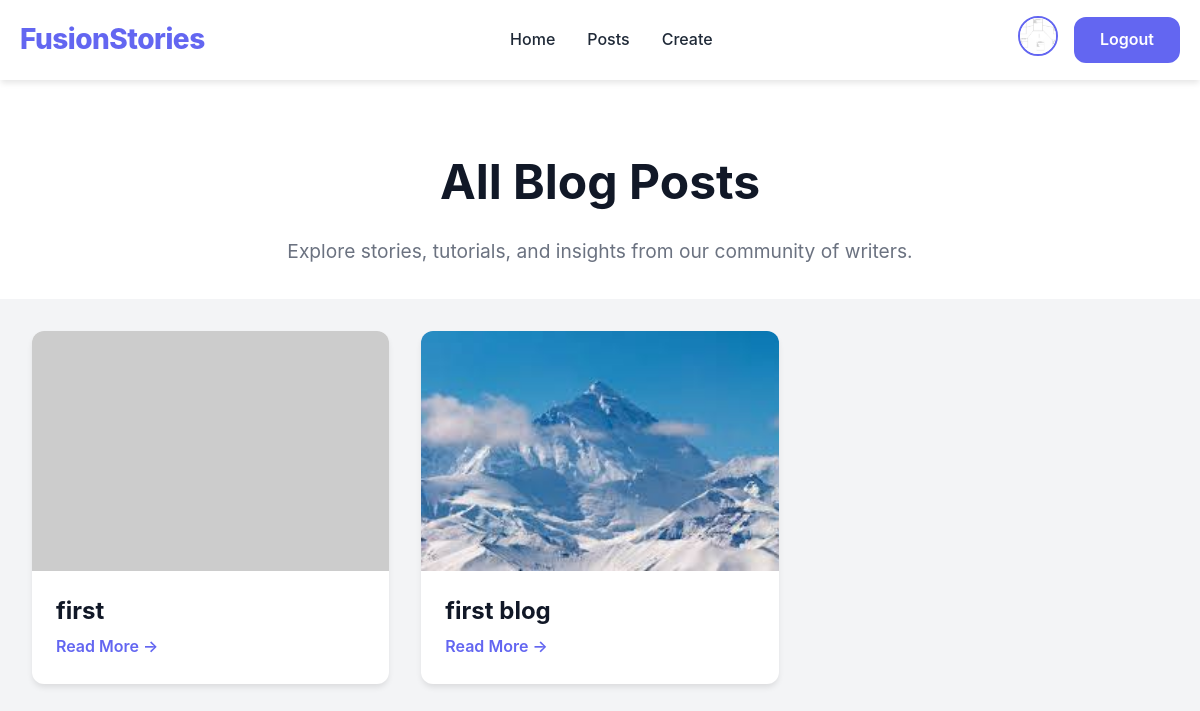
The page /posts/ (signed in) on the database its author committed.
### blog/models.py (models this page shows, shortened)
class Post(models.Model):
    title = models.CharField(max_length=200)
    user = models.ForeignKey(User, on_delete=models.CASCADE, related_name='posts')
    content = models.TextField()
    date = models.DateTimeField(default=timezone.now)
    image = models.ImageField(upload_to='posts/', blank=True, null=True)  # Post image

### blog/views.py (the view)
# urls.py: path('posts/', views.posts, name="posts"),
def posts(request):
    username = request.session.get('username')
    profile_img = None
    if username:
        try:
            user = User.objects.get(name=username)
            profile_img = user.img.url if user.img else '/static/default_profile.png'
        except User.DoesNotExist:
            username = None
            profile_img = None
    posts = Post.objects.order_by('-date')
    return render(request, "posts.html", {
        "username": username,
        "profile_img": profile_img,
        "posts": posts
    })

### blog/templates/posts.html (shortened to what this page needs)
{% load static %}
<!DOCTYPE html>
<html lang="en">
<head>
    <link rel="stylesheet" href="{% static 'css/style.css' %}">
</head>
<body class="page">
    <header class="navbar">
        <div class="container">
            <a href="{% url 'home' %}" class="logo">FusionStories</a>
            <nav class="nav-links">
                <a href="{% url 'home' %}">Home</a>
                <a href="{% url 'posts' %}">Posts</a>
                {% if username %}<a href="{% url 'create' %}">Create</a>{% endif %}
            </nav>
            <div class="auth-buttons">
                {% if username %}
                <a href="{% url 'profile' %}"><img src="{{ profile_img }}" class="profile-pic"></a>
                <a href="{% url 'logout' %}" class="logout-btn">Logout</a>
                {% else %}
                <a href="{% url 'login' %}" class="login-btn">Login</a>
                <a href="{% url 'register' %}" class="register-btn">Register</a>
                {% endif %}
            </div>
        </div>
    </header>
    <section class="page-header">
        <h1>All Blog Posts</h1>
        <p>Explore stories, tutorials, and insights from our community of writers.</p>
    </section>
    <main class="posts-grid">
        {% for post in posts %}
        <div class="post-card">
            {% if post.image %}
            <img src="{{ post.image.url }}" alt="{{ post.title }}">
            {% else %}
            <img src="https://picsum.photos/600/400?random={{ forloop.counter }}">
            {% endif %}
            <h2>{{ post.title }}</h2>
            <a href="{% url 'read' post.pk %}" class="read-more">Read More →</a>
        </div>
        {% endfor %}
    </main>
</body>
</html>

### blog/static/css/style.css (style rules this page uses)
* { margin: 0; padding: 0; box-sizing: border-box; }
:root { --primary: #6366f1; --primary-dark: #4f46e5; --primary-light: #818cf8; --secondary: #ec4899; --accent: #f59e0b; --dark: #1f2937; --darker: #111827; --gray: #6b7280; --light-gray: #f3f4f6; --border: #e5e7eb; --success: #10b981; --danger: #ef4444; --white: #ffffff; --shadow: 0 4px 6px -1px rgba(0, 0, 0, 0.1); --shadow-lg: 0 10px 15px -3px rgba(0, 0, 0, 0.1); --radius: 12px; --transition: all 0.3s ease; }
body { font-family: 'Inter', -apple-system, BlinkMacSystemFont, 'Segoe UI', 'Roboto', sans-serif; line-height: 1.6; color: var(--dark); background: var(--light-gray); }
.container { max-width: 1200px; margin: 0 auto; padding: 0 20px; }
.navbar { background: var(--white); box-shadow: var(--shadow); position: sticky; top: 0; z-index: 1000; padding: 1rem 0; }
.navbar .container { display: flex; justify-content: space-between; align-items: center; gap: 2rem; }
.logo { font-size: 1.75rem; font-weight: 800; color: var(--primary); text-decoration: none; letter-spacing: -0.5px; }
.nav-links { display: flex; gap: 2rem; align-items: center; }
.nav-links a { color: var(--dark); text-decoration: none; font-weight: 500; transition: var(--transition); position: relative; }
.nav-links a::after { content: ''; position: absolute; bottom: -5px; left: 0; width: 0; height: 2px; background: var(--primary); transition: var(--transition); }
.auth-buttons { display: flex; gap: 1rem; align-items: center; }
.profile-pic { width: 40px; height: 40px; border-radius: 50%; object-fit: cover; border: 2px solid var(--primary); cursor: pointer; transition: var(--transition); }
.login-btn, .register-btn, .logout-btn { padding: 0.5rem 1.5rem; border-radius: var(--radius); text-decoration: none; font-weight: 600; transition: var(--transition); display: inline-block; }
.register-btn, .logout-btn { background: var(--primary); color: var(--white); border: 2px solid var(--primary); }
.posts-grid { display: grid; grid-template-columns: repeat(auto-fill, minmax(320px, 1fr)); gap: 2rem; padding: 2rem; max-width: 1200px; margin: 0 auto; }
.post-card { background: var(--white); border-radius: var(--radius); overflow: hidden; box-shadow: var(--shadow); transition: var(--transition); display: flex; flex-direction: column; }
.post-card img { width: 100%; height: 240px; object-fit: cover; }
.post-card h2, .post-card h3 { padding: 1.5rem 1.5rem 0.5rem; color: var(--darker); font-size: 1.5rem; line-height: 1.3; }
.read-more { display: inline-block; color: var(--primary); font-weight: 600; text-decoration: none; padding: 0 1.5rem 1.5rem; transition: var(--transition); }
.page { background: var(--light-gray); min-height: 100vh; }
.page-header { text-align: center; padding: 4rem 2rem 2rem; background: var(--white); }
.page-header h1 { font-size: 3rem; margin-bottom: 1rem; color: var(--darker); }
.page-header p { font-size: 1.2rem; color: var(--gray); }

### rows shown on the page
Post: title "first"
Post: image (picture), title "first blog"
